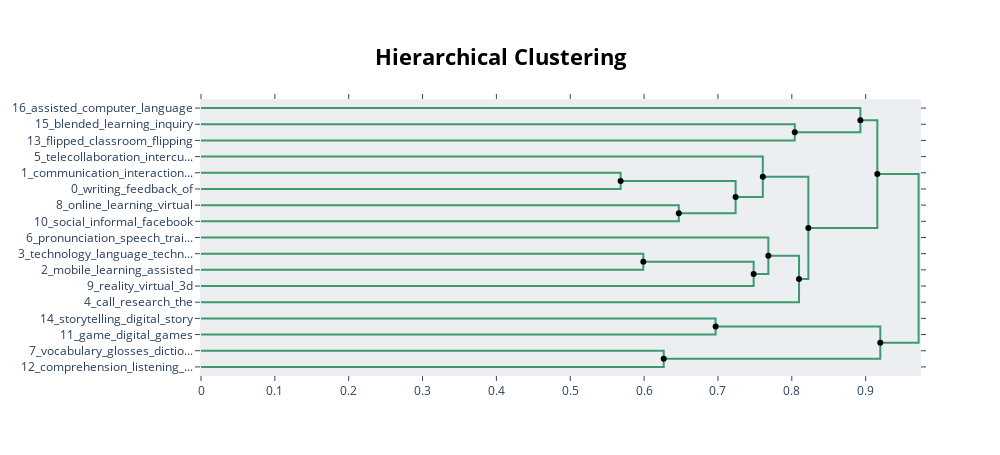

Notebook code for this chart:
### Code cell
hierarchical_topics = model.hierarchical_topics(docs)
model.visualize_hierarchy(hierarchical_topics=hierarchical_topics)

### Figure 1 — Plotly figure (JSON) as saved in the notebook; plotly's stock layout.template omitted (floating-point values rounded to 4 significant figures)
{"data": [{"hoverinfo": "text", "marker": {"color": "rgb(61,153,112)"}, "mode": "lines", "text": ["blended_learning_inquiry_bibliometric_an", "", "", "flipped_classroom_flipping_classrooms_model"], "type": "scatter", "x": [0, 0.804, 0.804, 0], "xaxis": "x", "y": [-15, -15, -25, -25], "yaxis": "y"}, {"hoverinfo": "text", "marker": {"color": "rgb(61,153,112)"}, "mode": "lines", "text": ["assisted_computer_language_learning_analysis", "", "", "flipped_blended_classroom_learning_language"], "type": "scatter", "x": [0, 0.8929, 0.8929, 0.804], "xaxis": "x", "y": [-5, -5, -20, -20], "yaxis": "y"}, {"hoverinfo": "text", "marker": {"color": "rgb(61,153,112)"}, "mode": "lines", "text": ["communication_interaction_synchronous_multimodal_in", "", "", "writing_feedback_of_in_collaborative"], "type": "scatter", "x": [0, 0.5682, 0.5682, 0], "xaxis": "x", "y": [-45, -45, -55, -55], "yaxis": "y"}, {"hoverinfo": "text", "marker": {"color": "rgb(61,153,112)"}, "mode": "lines", "text": ["online_learning_virtual_analytics_in", "", "", "social_informal_facebook_language_media"], "type": "scatter", "x": [0, 0.647, 0.647, 0], "xaxis": "x", "y": [-65, -65, -75, -75], "yaxis": "y"}, {"hoverinfo": "text", "marker": {"color": "rgb(61,153,112)"}, "mode": "lines", "text": ["writing_in_feedback_of_and", "", "", "online_social_learning_language_in"], "type": "scatter", "x": [0.5682, 0.7239, 0.7239, 0.647], "xaxis": "x", "y": [-50, -50, -70, -70], "yaxis": "y"}, {"hoverinfo": "text", "marker": {"color": "rgb(61,153,112)"}, "mode": "lines", "text": ["telecollaboration_intercultural_telecollaborative_in_and", "", "", "writing_in_of_online_and"], "type": "scatter", "x": [0, 0.7608, 0.7608, 0.7239], "xaxis": "x", "y": [-35, -35, -60, -60], "yaxis": "y"}, {"hoverinfo": "text", "marker": {"color": "rgb(61,153,112)"}, "mode": "lines", "text": ["technology_language_technologies_teachers_in", "", "", "mobile_learning_assisted_language_english"], "type": "scatter", "x": [0, 0.599, 0.599, 0], "xaxis": "x", "y": [-95, -95, -105, -105], "yaxis": "y"}, {"hoverinfo": "text", "marker": {"color": "rgb(61,153,112)"}, "mode": "lines", "text": ["mobile_technology_language_learning_english", "", "", "reality_virtual_3d_life_immersive"], "type": "scatter", "x": [0.599, 0.7483, 0.7483, 0], "xaxis": "x", "y": [-100, -100, -115, -115], "yaxis": "y"}, {"hoverinfo": "text", "marker": {"color": "rgb(61,153,112)"}, "mode": "lines", "text": ["pronunciation_speech_training_recognition_oral", "", "", "mobile_learning_language_technology_of"], "type": "scatter", "x": [0, 0.7682, 0.7682, 0.7483], "xaxis": "x", "y": [-85, -85, -107.5, -107.5], "yaxis": "y"}, {"hoverinfo": "text", "marker": {"color": "rgb(61,153,112)"}, "mode": "lines", "text": ["mobile_learning_language_technology_of", "", "", "call_research_the_in_of"], "type": "scatter", "x": [0.7682, 0.8098, 0.8098, 0], "xaxis": "x", "y": [-96.25, -96.25, -125, -125], "yaxis": "y"}, {"hoverinfo": "text", "marker": {"color": "rgb(61,153,112)"}, "mode": "lines", "text": ["writing_in_of_and_online", "", "", "mobile_call_learning_of_and"], "type": "scatter", "x": [0.7608, 0.8224, 0.8224, 0.8098], "xaxis": "x", "y": [-47.5, -47.5, -110.6, -110.6], "yaxis": "y"}, {"hoverinfo": "text", "marker": {"color": "rgb(61,153,112)"}, "mode": "lines", "text": ["flipped_blended_classroom_learning_language", "", "", "in_of_and_the_language"], "type": "scatter", "x": [0.8929, 0.9158, 0.9158, 0.8224], "xaxis": "x", "y": [-12.5, -12.5, -79.06, -79.06], "yaxis": "y"}, {"hoverinfo": "text", "marker": {"color": "rgb(61,153,112)"}, "mode": "lines", "text": ["storytelling_digital_story_stories_the", "", "", "game_digital_games_gaming_play"], "type": "scatter", "x": [0, 0.6968, 0.6968, 0], "xaxis": "x", "y": [-135, -135, -145, -145], "yaxis": "y"}, {"hoverinfo": "text", "marker": {"color": "rgb(61,153,112)"}, "mode": "lines", "text": ["vocabulary_glosses_dictionary_of_dictionaries", "", "", "comprehension_listening_video_captions_videos"], "type": "scatter", "x": [0, 0.6265, 0.6265, 0], "xaxis": "x", "y": [-155, -155, -165, -165], "yaxis": "y"}, {"hoverinfo": "text", "marker": {"color": "rgb(61,153,112)"}, "mode": "lines", "text": ["game_digital_games_the_storytelling", "", "", "vocabulary_comprehension_effects_of_on"], "type": "scatter", "x": [0.6968, 0.9198, 0.9198, 0.6265], "xaxis": "x", "y": [-140, -140, -160, -160], "yaxis": "y"}, {"hoverinfo": "text", "marker": {"color": "rgb(61,153,112)"}, "mode": "lines", "text": ["of_in_and_language_learning", "", "", "vocabulary_game_of_digital_the"], "type": "scatter", "x": [0.9158, 0.9717, 0.9717, 0.9198], "xaxis": "x", "y": [-45.78, -45.78, -150, -150], "yaxis": "y"}, {"hoverinfo": "text", "hovertext": ["writing_in_feedback_of_and", "mobile_technology_language_learning_english", "mobile_learning_language_technology_of", "writing_in_of_and_online", "flipped_blended_classroom_learning_language", "game_digital_games_the_storytelling", "of_in_and_language_learning"], "marker": {"color": "black"}, "mode": "markers", "showlegend": false, "type": "scatter", "x": [0.5682, 0.599, 0.7682, 0.7608, 0.8929, 0.6968, 0.9158], "y": [-50, -100, -96.25, -47.5, -12.5, -140, -45.78]}, {"hoverinfo": "text", "hovertext": ["flipped_blended_classroom_learning_language", "online_social_learning_language_in", "writing_in_of_online_and", "mobile_learning_language_technology_of", "mobile_call_learning_of_and", "in_of_and_the_language", "vocabulary_comprehension_effects_of_on", "vocabulary_game_of_digital_the"], "marker": {"color": "black"}, "mode": "markers", "showlegend": false, "type": "scatter", "x": [0.804, 0.647, 0.7239, 0.7483, 0.8098, 0.8224, 0.6265, 0.9198], "y": [-20, -70, -60, -107.5, -110.6, -79.06, -160, -150]}], "layout": {"autosize": false, "height": 455, "hoverlabel": {"bgcolor": "white", "font": {"family": "Rockwell", "size": 16}}, "hovermode": "closest", "plot_bgcolor": "#ECEFF1", "showlegend": false, "title": {"font": {"color": "Black", "size": 22}, "text": "<b>Hierarchical Clustering</b>", "x": 0.5, "xanchor": "center", "yanchor": "top"}, "width": 1000, "xaxis": {"mirror": "allticks", "rangemode": "tozero", "showgrid": false, "showline": true, "showticklabels": true, "ticks": "outside", "type": "linear", "zeroline": false}, "yaxis": {"mirror": "allticks", "range": [-170, 0], "rangemode": "tozero", "showgrid": false, "showline": true, "showticklabels": true, "tickmode": "array", "ticks": "outside", "ticktext": ["16_assisted_computer_language", "15_blended_learning_inquiry", "13_flipped_classroom_flipping", "5_telecollaboration_intercu...", "1_communication_interaction...", "0_writing_feedback_of", "8_online_learning_virtual", "10_social_informal_facebook", "6_pronunciation_speech_trai...", "3_technology_language_techn...", "2_mobile_learning_assisted", "9_reality_virtual_3d", "4_call_research_the", "14_storytelling_digital_story", "11_game_digital_games", "7_vocabulary_glosses_dictio...", "12_comprehension_listening_..."], "tickvals": [-5, -15, -25, -35, -45, -55, -65, -75, -85, -95, -105, -115, -125, -135, -145, -155, -165], "type": "linear", "zeroline": false}}}
